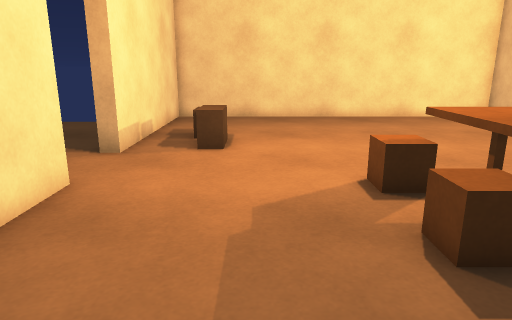
[1] (above)

12 first-person views from a walk through a scene from a Unity 3-D project. The camera is 1.2 m above the floor, tilts 14° down and sees 70° across. The floor is counted in squares, 0.5 m on a side. Each view is taken from the middle of a square. On the plan, view 1 faces up. The plan holds only what a view shows up to about 20 squares ahead; the rest is blank.

[2]
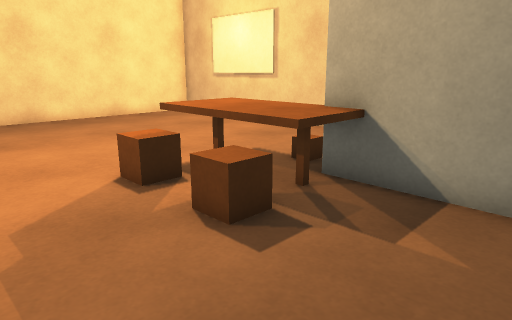

[3]
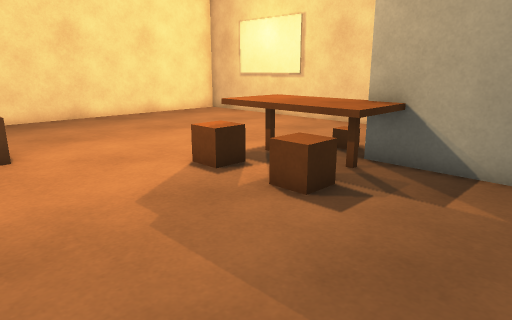

[4]
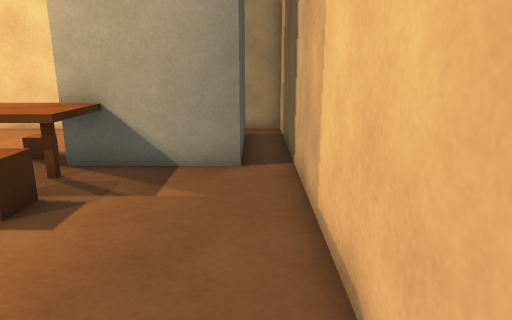

[5]
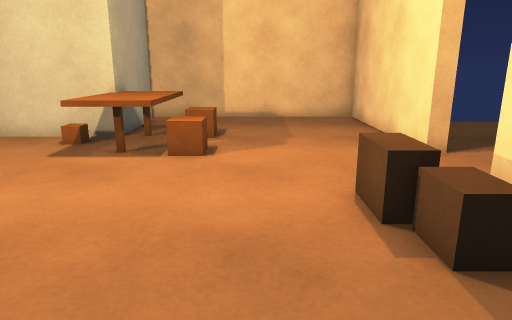

[6]
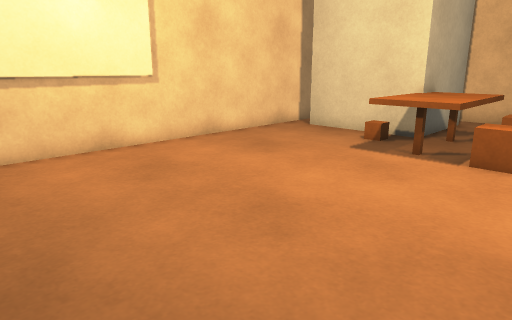

[7]
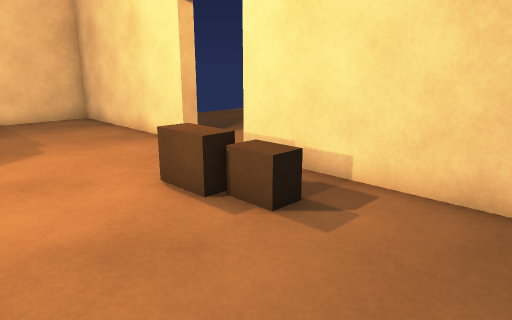

[8]
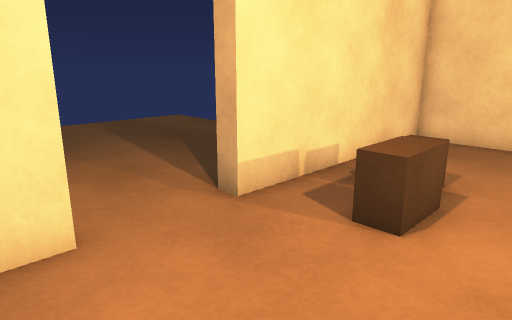

[9]
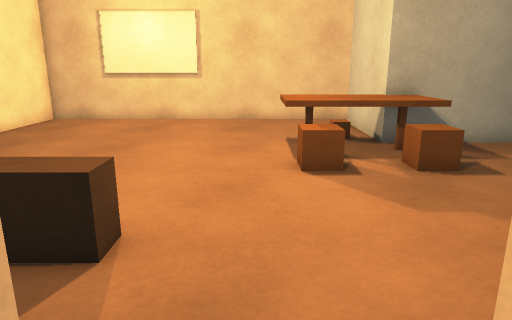

[10]
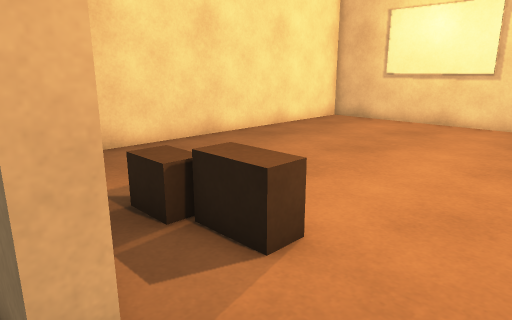

[11]
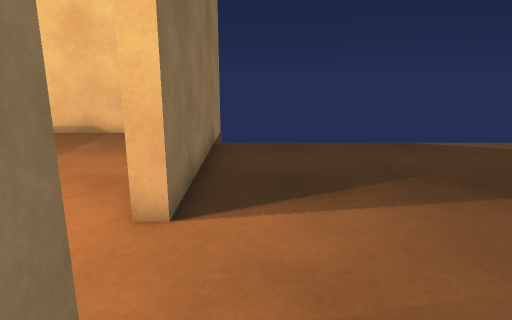

[12]
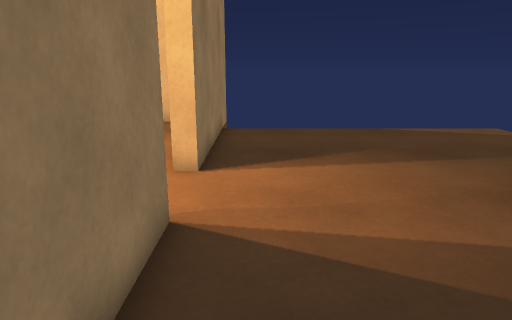

### Floor plan
Key: @ floor where view 1 was taken; # wall or solid block; . floor; ^ raised ledge; O other object.
Columns run from 15 left of view 1 to 12 right of it. Each row starts with its distance up from view 1.
 19            #################
 18            #...............#
 17            #...............#
 16 .....  ... #...............#
 15 ...... ..  #...............#
 14 ..........##.O.............#
 13 ..........##.OO............#
 12 ..........##.OO............#
 11 ..........##.OO............#
 10   .........................#
  9     .......................#
  8    ................^^^.....#
  7   ........##......O^^^.....#
  6   ........##.......^^^O....#
  5  .........##......O^^OOOOOO#
  4 ..........##.......^^#     #
  3 ..........##.........O     #
  2 ..........##.........O
  1           ##.........O
  0           ##...@.....OOOOOO#
 -1            #################

Positions as (right, up) in squares from view 1, and headings:
1: (0, 0), facing up
2: (-1, 0), facing up-right
3: (-3, 0), facing up-right
4: (-3, 0), facing right
5: (1, 18), facing down
6: (1, 18), facing down-right
7: (3, 18), facing down-left
8: (1, 6), facing up-left
9: (-6, 9), facing right
10: (-5, 8), facing up-right
11: (-6, 13), facing down
12: (-6, 16), facing down
